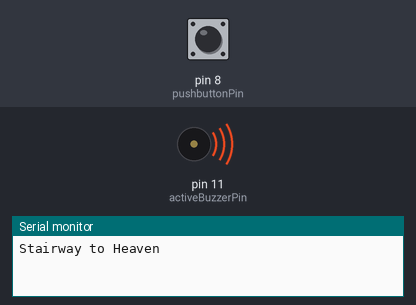
Simulated run of this sketch. Board: Arduino Uno, built with avr-gcc and run on an emulated ATmega328P. Shown: buzzer (waves = sounding), the last lines printed to the serial monitor. The inputs (shaded band) are chosen by the test bench; at power-on: pin 8 (pushbuttonPin) HIGH.

Above: at 7.14 s.
7.5 s: pin 8 (pushbuttonPin) pulled LOW for 0.15 s
At 7.53 s:
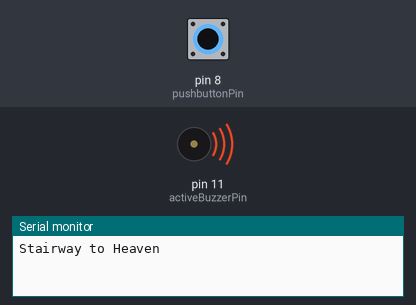
At 8.5 s:
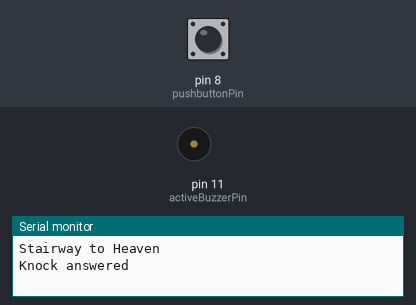
Timing chart, 0 to 17.0 s (numbered marks = the images above; inputs shaded):
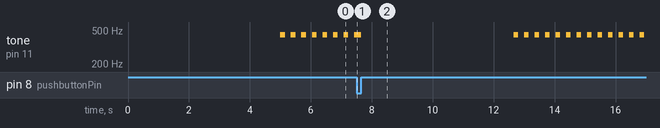

Measured:
- by itself, tone on pin 11 (activeBuzzerPin): repeats every 0.34 s: 440 Hz 0.15 s, silent 0.20 s

The sketch:

knockDetectorBuzzer.ino
```cpp
#include "pitches.h"

/****************** Const Variables Declarations ******************/

const int melody[] = {
  NA4, NC5, NE5, NA5, NB5, NE5, NC5, NB5,
  NC6, NE5, NC5, NC6, NFS5, ND5, NA4, NFS5,
  NE5, NC5, NA4, NC5, 0, NE5, NC5, NA4,
  NG4, NA4, NA4, 0, 0, NA4, NF5, NE5,

  NA4, NA4, NC5, NE5, NB5, NE5, NC5, NB5,
  NC6, NE5, NC5, NC6, NFS5, ND5, NA4, NFS5,
  NE5, NC5, NA4, NC5, 0, NE5, NC5, NA4,
  NG4, NA4, NA4, 0, 0, 0, NA4, NB4,

  NC5, NE5, NG5, NC5, NB4, ND5, NG5, NB4,
  NB4, NC5, NA4, NA4, NC5, NE5, NA5, NA4,
  NB4, NC5, NG4, NC4, NC5, NG5, ND5, NG4,
  NG5, NG5, NFS5, ND5, ND5, 0, 0, NA4, NB4,

  NC5, NE5, NG5, NC5, NB4, ND5, NG5, NB4,
  NB4, NC5, NA4, NA4, NC5, NE5, NA5, NA4, NB4,
  NC5, NE5, NG5, NC6, ND5, NFS5, NA5,
  ND6, NE5, NE5, NE5, 0, 0,
};

const int tempo[] = {
8, 8, 8, 8, 8, 8, 8, 8,
8, 8, 8, 8, 8, 8, 8, 8,
8, 8, 8, 4, 12, 8, 8, 8,
8, 8, 8, 8, 4, 8, 8, 8,

8, 8, 8, 8, 8, 8, 8, 8,
8, 8, 8, 8, 8, 8, 8, 8,
8, 8, 8, 4, 12, 8, 8, 8,
8, 8, 8, 8, 4, 8, 8, 8,

8, 8, 8, 8, 8, 8, 8, 8,
16, 16, 8, 8, 8, 8, 8, 8, 8,
8, 8, 8, 8, 8, 8, 8, 8,
16, 16, 8, 4, 12, 8, 8, 8,

8, 8, 8, 8, 8, 8, 8, 8,
16, 16, 8, 8, 8, 8, 8, 8, 8,
8, 8, 8, 8, 8, 8, 8,
8, 8, 8, 8, 2, 4, 4,
};

const int activeBuzzerPin = 11;
const int pasiveBuzzerPin = A0;
const int pushbuttonPin = 8;

const unsigned long delayTime = 5000;
const int threshold = 150;

/******************** Variables Declarations ********************/

bool knockDetected = false;
bool buttonPushed = false;
bool songPlaying = false;
unsigned long knockTime = 0;

int knockValue = 0;

int currentNote = 0;
enum playingState { PAUSE, PLAYING };
playingState currentState = PAUSE;
unsigned long lastUpdateTime = 0;
unsigned long noteDuration = 0;

/****************** Function Declarations **********************/

bool readPushbutton();
bool knockDetection();
int getSize(const int* vector);
void startPlayingSong();
void continuePlayingSong();
void stopPlayingSong();

/*************************** Setup *****************************/

void setup() {
  // put your setup code here, to run once:
  pinMode(activeBuzzerPin, OUTPUT);
  pinMode(pasiveBuzzerPin, INPUT);
  pinMode(pushbuttonPin, INPUT_PULLUP);
  Serial.begin(9600);
}

/*************************** Loop *****************************/

void loop() {
  // put your main code here, to run repeatedly:
  if (!knockDetected && knockDetection) { // knock detection
    knockDetected = true;
    buttonPushed = false;
    knockTime = millis();
  } else if (knockDetected && !buttonPushed && millis() - knockTime > delayTime && !songPlaying) {
    startPlayingSong();
  } else if (knockDetected && readPushbutton() == HIGH && songPlaying) {
    buttonPushed = true;
  } else if (knockDetected && buttonPushed && songPlaying) {
    stopPlayingSong();
    knockDetected = false;
    buttonPushed = false;
  } else if (songPlaying) {
    continuePlayingSong();
  }

  delay(1);
}

/****************** Function Definitions **********************/

bool readPushbutton() {
  return !digitalRead(pushbuttonPin);
}

bool knockDetection() {
  knockValue = analogRead(pasiveBuzzerPin);
  if (knockValue > threshold) {
    Serial.println("Knock detected");
    return true;
  } else {
    return false;
  }
}

int getSize(const int* vector) {
  return sizeof(vector) / sizeof(int);
}

void startPlayingSong() {
  Serial.println("Stairway to Heaven");
  songPlaying = true;

  currentNote = 0;
  currentState = PLAYING;
  noteDuration = 1200 / tempo[currentNote];

  tone(activeBuzzerPin, melody[currentNote]);
  lastUpdateTime = millis();
}

void continuePlayingSong() {
  if (millis() - lastUpdateTime < noteDuration) {
    return;
  } else if (currentState == PLAYING) {
    currentState = PAUSE;
    noteDuration = noteDuration * 1.3;

    noTone(activeBuzzerPin);
    lastUpdateTime = millis();
  } else {
    currentNote = (currentNote + 1) % getSize(melody);
    currentState = PLAYING;
    noteDuration = 1200 / tempo[currentNote];

    tone(activeBuzzerPin, melody[currentNote]);
    lastUpdateTime = millis();
  }
}

void stopPlayingSong() {
  Serial.println("Knock answered");
  songPlaying = false;

  currentNote = 0;
  currentState = PAUSE;
  noteDuration = 0;

  noTone(activeBuzzerPin);
  lastUpdateTime = 0;
}
```

pitches.h
```cpp
#define NB0  31
#define NC1  33
#define NCS1 35
#define ND1  37
#define NDS1 39
#define NE1  41
#define NF1  44
#define NFS1 46
#define NG1  49
#define NGS1 52
#define NA1  55
#define NAS1 58
#define NB1  62
#define NC2  65
#define NCS2 69
#define ND2  73
#define NDS2 78
#define NE2  82
#define NF2  87
#define NFS2 93
#define NG2  98
#define NGS2 104
#define NA2  110
#define NAS2 117
#define NB2  123
#define NC3  131
#define NCS3 139
#define ND3  147
#define NDS3 156
#define NE3  165
#define NF3  175
#define NFS3 185
#define NG3  196
#define NGS3 208
#define NA3  220
#define NAS3 233
#define NB3  247
#define NC4  262
#define NCS4 277
#define ND4  294
#define NDS4 311
#define NE4  330
#define NF4  349
#define NFS4 370
#define NG4  392
#define NGS4 415
#define NA4  440
#define NAS4 466
#define NB4  494
#define NC5  523
#define NCS5 554
#define ND5  587
#define NDS5 622
#define NE5  659
#define NF5  698
#define NFS5 740
#define NG5  784
#define NGS5 831
#define NA5  880
#define NAS5 932
#define NB5  988
#define NC6  1047
#define NCS6 1109
#define ND6  1175
#define NDS6 1245
#define NE6  1319
#define NF6  1397
#define NFS6 1480
#define NG6  1568
#define NGS6 1661
#define NA6  1760
#define NAS6 1865
#define NB6  1976
#define NC7  2093
#define NCS7 2217
#define ND7  2349
#define NDS7 2489
#define NE7  2637
#define NF7  2794
#define NFS7 2960
#define NG7  3136
#define NGS7 3322
#define NA7  3520
#define NAS7 3729
#define NB7  3951
#define NC8  4186
#define NCS8 4435
#define ND8  4699
#define NDS8 4978
```
